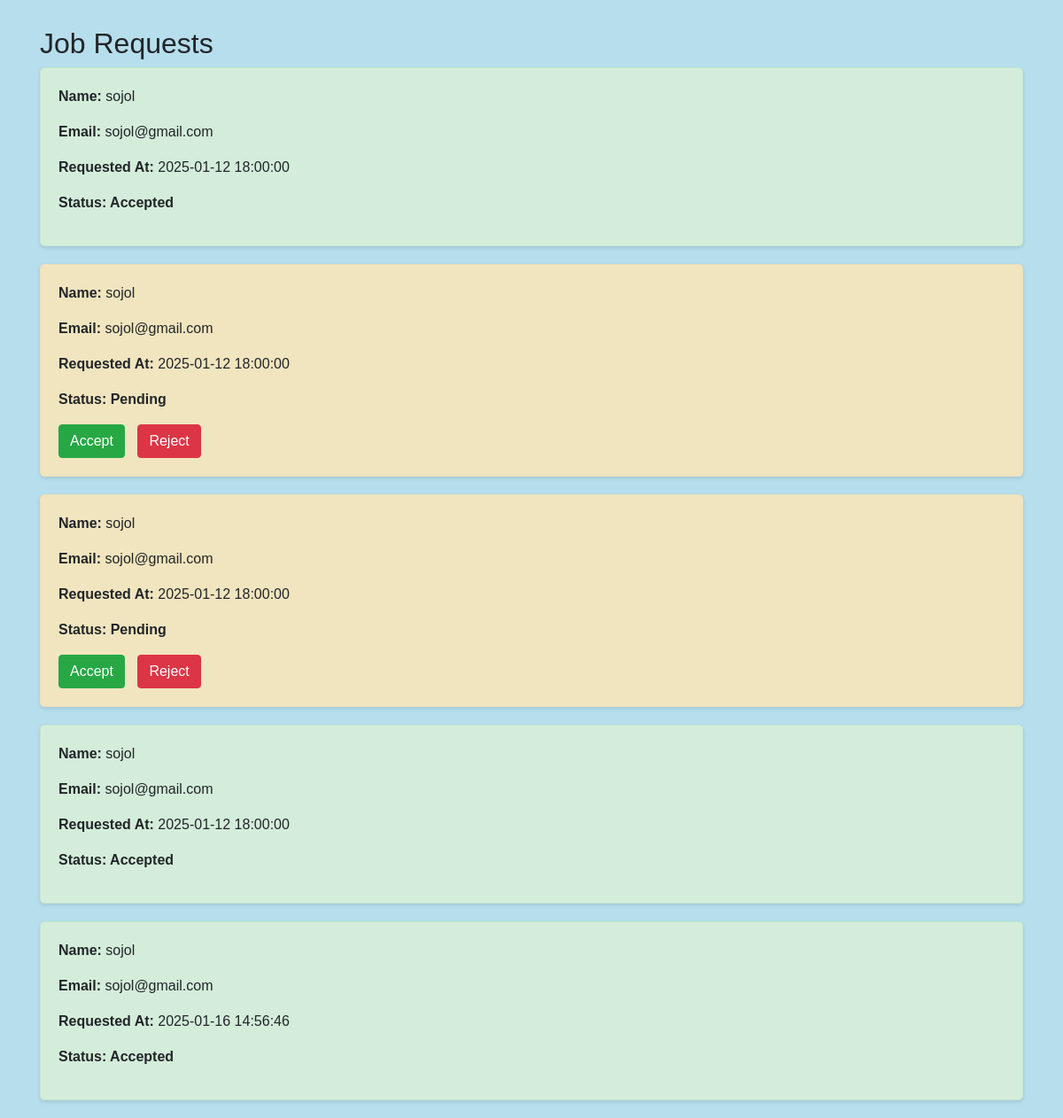
The page /job_request.php (signed in) on the database its author committed.
### tables this page shows
CREATE TABLE `bookings` (
  `booking_id` int(11) NOT NULL,
  `user_id` int(11) DEFAULT NULL,
  `worker_id` int(11) DEFAULT NULL,
  `booking_date` timestamp NOT NULL DEFAULT current_timestamp(),
  `status` enum('Pending','Accepted','Rejected','Completed') NOT NULL DEFAULT 'Pending',
  `Description` varchar(50) DEFAULT NULL
);

CREATE TABLE `users` (
  `user_id` int(11) NOT NULL,
  `name` varchar(100) NOT NULL,
  `email` varchar(150) DEFAULT NULL,
  `password` varchar(255) NOT NULL,
  `phone` varchar(15) NOT NULL,
  `created_at` datetime DEFAULT current_timestamp(),
  `Role` varchar(20) DEFAULT NULL,
  `image` mediumblob DEFAULT NULL,
  `address` varchar(30) DEFAULT NULL
);

### job_request.php (the view, shortened to what this page needs)
<?php
include 'db.php';
$worker_id = $_SESSION['worker_id'];
$sql = "SELECT b.booking_id, b.status, b.booking_date, u.name, u.email
        FROM bookings b
        JOIN users u ON b.user_id = u.user_id
        WHERE b.worker_id = ?";
$stmt = $pdo->prepare($sql);
$stmt->execute([$worker_id]);
$job_requests = $stmt->fetchAll(PDO::FETCH_ASSOC);
?>
<!DOCTYPE html>
<html lang="en">
<head>
    <link rel="stylesheet" href="https://maxcdn.bootstrapcdn.com/bootstrap/4.0.0/css/bootstrap.min.css">
</head>
<body>
<div class="container">
    <h2>Job Requests</h2>
    <?php if (empty($job_requests)): ?>
        <p>No job requests at the moment.</p>
    <?php else: ?>
        <?php foreach ($job_requests as $request): ?>
            <div class="job-card <?= strtolower($request['status']) ?>">
                <p><strong>Name:</strong> <?= htmlspecialchars($request['name']) ?></p>
                <p><strong>Email:</strong> <?= htmlspecialchars($request['email']) ?></p
                <p><strong>Requested At:</strong> <?= htmlspecialchars($request['booking_date']) ?></p>
                <p class="status"><strong>Status:</strong> <?= htmlspecialchars($request['status']) ?></p>
                <?php if ($request['status'] === 'Pending'): ?>
                    <form method="POST" style="display: inline-block;">
                        <button type="submit" class="btn btn-success">Accept</button>
                    </form>
                    <form method="POST" style="display: inline-block;">
                        <button type="submit" class="btn btn-danger">Reject</button>
                    </form>
                <?php endif; ?>
            </div>
        <?php endforeach; ?>
    <?php endif; ?>
</div>
</body>
</html>

### job_request.php (style rules this page uses)
body { font-family: Arial, sans-serif; background-color:rgb(182, 222, 236); }
.container { margin-top: 30px; }
.job-card { background-color: #ffffff; border: 1px solid #ddd; border-radius: 5px; padding: 20px; margin-bottom: 20px; box-shadow: 0 2px 4px rgba(0, 0, 0, 0.1); }
.job-card .status { font-weight: bold; }
.job-card.accepted { background-color: #d4edda; border-color: #c3e6cb; }
.job-card.pending { background-color:rgb(241, 229, 191); border-color:rgb(236, 224, 187); }
.btn { margin-right: 10px; }

### rows shown on the page
bookings: user.name "sojol", user.email "sojol@gmail.com", booking_date "2025-01-12 18:00:00", status "Accepted"
bookings: user.name "sojol", user.email "sojol@gmail.com", booking_date "2025-01-12 18:00:00", status "Pending"
bookings: user.name "sojol", user.email "sojol@gmail.com", booking_date "2025-01-12 18:00:00", status "Pending"
bookings: user.name "sojol", user.email "sojol@gmail.com", booking_date "2025-01-12 18:00:00", status "Accepted"
bookings: user.name "sojol", user.email "sojol@gmail.com", booking_date "2025-01-16 14:56:46", status "Accepted"
